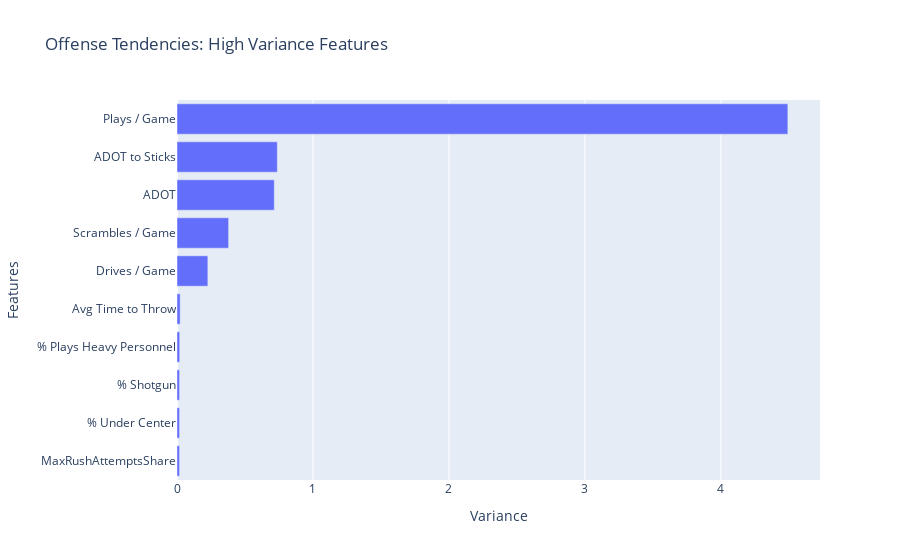
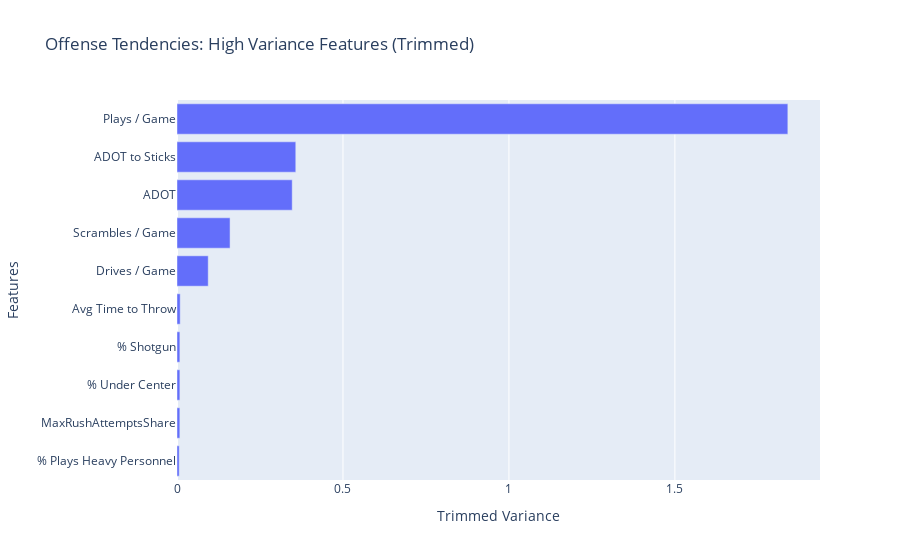

The notebook cell these images were saved under, in order:
### Code cell
''' Variance '''

# Calculate variance, get 10 largest features
top_ten_variance = offense_tendencies[OFFENSE_FEATURES].var().sort_values().tail(10)

# Create horizontal bar chart of `top_ten_var`
fig = px.bar(
    x=top_ten_variance,
    y=top_ten_variance.index,
    title="Offense Tendencies: High Variance Features"
)
fig.update_layout(xaxis_title="Variance", yaxis_title="Features")
fig.show()

# Calculate trimmed variance
top_ten_trim_variance = offense_tendencies[OFFENSE_FEATURES].apply(trimmed_var).sort_values().tail(10)

# Create horizontal bar chart of `top_ten_trim_var`
fig = px.bar(
    x=top_ten_trim_variance,
    y=top_ten_trim_variance.index,
    title="Offense Tendencies: High Variance Features (Trimmed)"
)
fig.update_layout(xaxis_title="Trimmed Variance", yaxis_title="Features")
fig.show()

### Figure 1 — Plotly figure (JSON) as saved in the notebook; plotly's stock layout.template omitted (floating-point values rounded to 4 significant figures)
{"data": [{"hovertemplate": "x=%{x}<br>y=%{y}<extra></extra>", "legendgroup": "", "marker": {"color": "#636efa", "pattern": {"shape": ""}}, "name": "", "orientation": "h", "showlegend": false, "textposition": "auto", "type": "bar", "x": [0.01874, 0.01882, 0.01882, 0.02001, 0.02339, 0.2269, 0.3797, 0.7154, 0.7377, 4.492], "xaxis": "x", "y": ["MaxRushAttemptsShare", "% Under Center", "% Shotgun", "% Plays Heavy Personnel", "Avg Time to Throw", "Drives / Game", "Scrambles / Game", "ADOT", "ADOT to Sticks", "Plays / Game"], "yaxis": "y"}], "layout": {"barmode": "relative", "legend": {"tracegroupgap": 0}, "title": {"text": "Offense Tendencies: High Variance Features"}, "xaxis": {"anchor": "y", "domain": [0, 1], "title": {"text": "Variance"}}, "yaxis": {"anchor": "x", "domain": [0, 1], "title": {"text": "Features"}}}}

### Figure 2 — Plotly figure (JSON) as saved in the notebook; plotly's stock layout.template omitted (floating-point values rounded to 4 significant figures)
{"data": [{"hovertemplate": "x=%{x}<br>y=%{y}<extra></extra>", "legendgroup": "", "marker": {"color": "#636efa", "pattern": {"shape": ""}}, "name": "", "orientation": "h", "showlegend": false, "textposition": "auto", "type": "bar", "x": [0.006699, 0.008597, 0.008673, 0.008673, 0.009598, 0.09404, 0.1599, 0.3471, 0.3579, 1.84], "xaxis": "x", "y": ["% Plays Heavy Personnel", "MaxRushAttemptsShare", "% Under Center", "% Shotgun", "Avg Time to Throw", "Drives / Game", "Scrambles / Game", "ADOT", "ADOT to Sticks", "Plays / Game"], "yaxis": "y"}], "layout": {"barmode": "relative", "legend": {"tracegroupgap": 0}, "title": {"text": "Offense Tendencies: High Variance Features (Trimmed)"}, "xaxis": {"anchor": "y", "domain": [0, 1], "title": {"text": "Trimmed Variance"}}, "yaxis": {"anchor": "x", "domain": [0, 1], "title": {"text": "Features"}}}}
